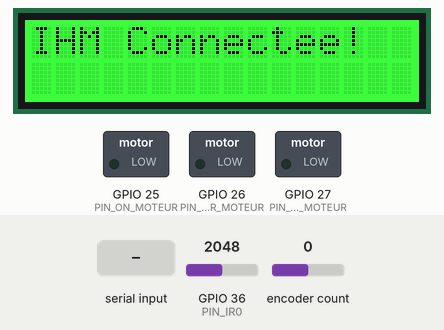
A program run on a simulated ESP32. Parts: 16×2 character LCD, switched loads named in the program (green lamp = pin HIGH). The test bench sets the inputs (shaded band); at power-on: GPIO 36 (PIN_IR0) = 2048, encoder count 0. Nothing arrives over Bluetooth unless stated.

Above: at 1.2 s.
1.3 s: "Y" received over the second serial link
At 1.9 s:
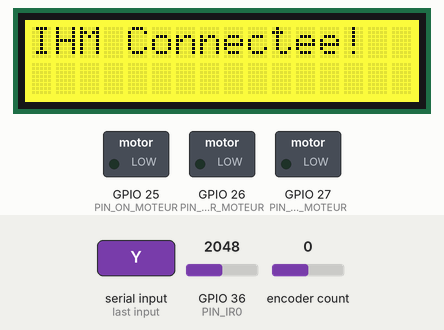
2.8 s: "C90\n" received over the second serial link
At 3.1 s:
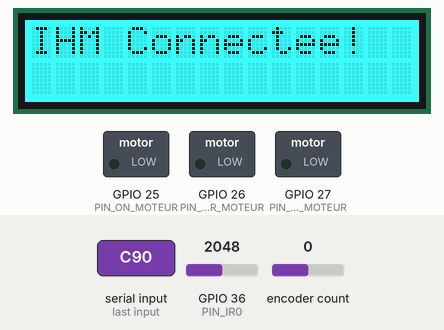
4.3 s: "M90\n" received over the second serial link
At 5.5 s:
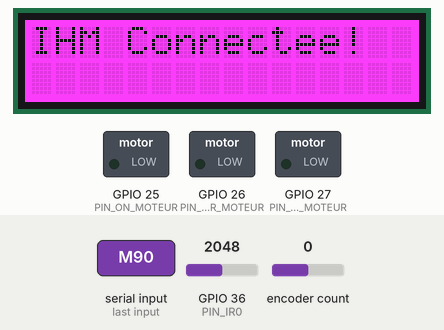
5.8 s: "R90\n" received over the second serial link
At 7.0 s:
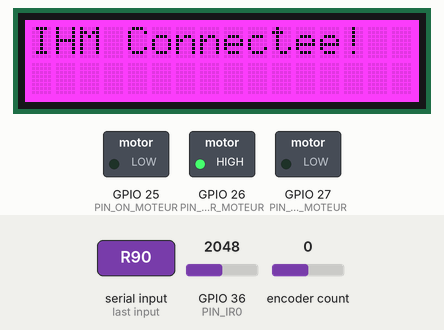
7.3 s: "C,45\n" received over the second serial link
At 7.8 s:
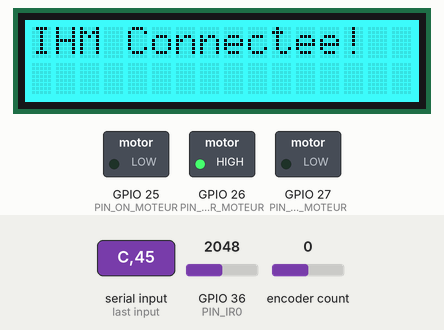
8.8 s: "F90\n" received over the second serial link
At 9.6 s:
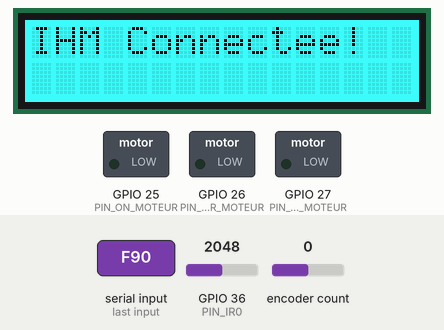
Timing chart, 0 to 11.3 s (numbered marks = the images above; inputs shaded):
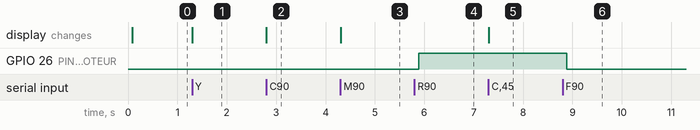

Measured:
- after the input at 1.3 s, the display: changes at once (image 1)
- after the input at 2.8 s, the display: changes at once (image 2)
- after the input at 4.3 s, the display: changes at once (image 3)
- after the input at 5.8 s, GPIO 26 (PIN_DIR_MOTEUR): LOW → HIGH after 0.09 s
- after the input at 7.3 s, the display: changes at once (image 5)
- after the input at 8.8 s, GPIO 26 (PIN_DIR_MOTEUR): HIGH → LOW after 0.09 s

The program:

main.cpp
```cpp
#include <Arduino.h>
#include "BluetoothSerial.h"
#include "rgb_lcd.h"
#include <ESP32Encoder.h>

/* Vérification matérielle de l'activation de la pile Bluetooth */
#if !defined(CONFIG_BT_ENABLED) || !defined(CONFIG_BLUEDROID_ENABLED)
#error Le module Bluetooth n'est pas active dans la configuration systeme !
#endif

// --- Instanciation des objets ---
BluetoothSerial SerialBT; // Interface UART virtuelle via Bluetooth Classic
rgb_lcd lcd;              // Interface I2C pour l'afficheur
ESP32Encoder encoder;     // Gestion matérielle des interruptions du codeur

// --- Définition du mapping matériel (Pinout) ---
const int PIN_ON_MOTEUR  = 25; // Autorisation de puissance du pont en H
const int PIN_DIR_MOTEUR = 26; // Contrôle du sens de rotation
const int PIN_PWM_MOTEUR = 27; // Signal de commande de hachage (Vitesse)
const int PIN_ENC_A      = 19; // Canal A du codeur incrémental
const int PIN_ENC_B      = 23; // Canal B du codeur incrémental
const int PIN_IR0        = 36; // Entrée analogique du capteur infrarouge CNY70

// --- Paramétrage du périphérique PWM matériel (ledc) ---
const int PWM_CHANNEL    = 0;
const int PWM_FREQ       = 25000; // Fréquence de découpage inaudible (25 kHz)
const int PWM_RESOLUTION = 11;    // Résolution 11 bits (dynamique de commande de 0 à 2047)

// --- Variables globales partagées (Volatile pour l'accès inter-tâches RTOS) ---
volatile int consigneVitesse = 0; // Vitesse cible (en impulsions/100ms)
volatile bool sensAvance = true;  // État logique du sens de rotation
volatile bool moteurActif = false;// Autorisation de marche globale
volatile bool resetPID = false;   // Drapeau de synchronisation pour l'inversion de sens

// --- Variables de gestion du temps (Télémétrie) ---
unsigned long dernierEnvoiBT = 0;
const int PERIODE_ENVOI_BT = 200; // Période d'échantillonnage pour l'envoi à l'IHM (200 ms)

/**
 * Tâche FreeRTOS : Régulateur Proportionnel-Intégral (PI)
 * Exécutée de manière asynchrone avec une période stricte pour garantir l'intégration mathématique.
 */
void vTaskAsserv(void *pvParameters) {
    TickType_t xLastWakeTime = xTaskGetTickCount();
    const TickType_t periode = pdMS_TO_TICKS(100); // Période d'échantillonnage Te = 100ms

    long ancienCodeur = 0;
    float erreurSomme = 0.0;     // Mémoire de l'action intégrale
    float consigneFiltree = 0.0; // Variable d'état pour le filtre de la consigne

    // Synthèse du correcteur (valeurs empiriques)
    const float Kp = 10.0; // Gain Proportionnel (réactivité)
    const float Ki = 15.0; // Gain Intégral (annulation de l'erreur statique)

    while (1) {
        // Attente bloquante jusqu'à la prochaine période (garantit le temps réel)
        vTaskDelayUntil(&xLastWakeTime, periode);

        // --- GESTION DES SÉCURITÉS MÉCANIQUES (Inversion de sens) ---
        if (resetPID) {
            ledcWrite(PWM_CHANNEL, 0); // Coupure du PWM
            digitalWrite(PIN_ON_MOTEUR, LOW);
            digitalWrite(PIN_DIR_MOTEUR, sensAvance ? LOW : HIGH);

            erreurSomme = 0.0;       // Purge de la mémoire intégrale pour éviter un à-coup
            consigneFiltree = 0.0;   // Réinitialisation de la rampe
            ancienCodeur = encoder.getCount();

            resetPID = false;
            vTaskDelay(pdMS_TO_TICKS(150)); // Temps mort pour laisser l'inertie mécanique retomber
            continue;
        }

        // 1. Dérivation numérique de la position pour obtenir la vitesse mesurée
        long nouveauCodeur = encoder.getCount();
        long vitesseReelle = abs(nouveauCodeur - ancienCodeur);
        ancienCodeur = nouveauCodeur;

        // 2. Traitement de l'arrêt d'urgence ou de l'état de repos
        if (!moteurActif || consigneVitesse == 0) {
            ledcWrite(PWM_CHANNEL, 0);
            digitalWrite(PIN_ON_MOTEUR, LOW);
            erreurSomme = 0;
            consigneFiltree = 0.0;
            continue;
        }

        // 3. Filtrage de la consigne (Filtre passe-bas du 1er ordre / Rampe)
        // Adoucit les échelons de vitesse brutaux envoyés par le slider de l'IHM
        consigneFiltree = (0.7 * consigneFiltree) + (0.3 * consigneVitesse);

        // 4. Calcul de l'erreur d'asservissement
        float erreur = consigneFiltree - vitesseReelle;
        erreurSomme += erreur;

        // 5. Action Intégrale avec sécurité Anti-Windup
        // Empêche la saturation de l'intégrateur en cas de blocage de l'arbre moteur
        if (erreurSomme > 150) erreurSomme = 150;
        if (erreurSomme < -150) erreurSomme = -150;

        // 6. Loi de commande PI
        float commande = (erreur * Kp) + (erreurSomme * Ki);

        // Saturation matérielle pour le rapport cyclique du PWM (0 à 2047 max)
        if (commande < 0) commande = 0;
        if (commande > 2000) commande = 2000;

        // 7. Application aux actionneurs (Pont en H)
        digitalWrite(PIN_DIR_MOTEUR, sensAvance ? LOW : HIGH);
        digitalWrite(PIN_ON_MOTEUR, HIGH);
        ledcWrite(PWM_CHANNEL, (int)commande);
    }
}

void setup() {
    Serial.begin(115200);

    // Initialisation du bus I2C et de l'écran LCD Grove
    Wire1.setPins(15, 5);
    lcd.begin(16, 2, LCD_5x8DOTS, Wire1);
    lcd.setRGB(0, 0, 255);
    lcd.print("Init. BT...");

    // Configuration des sorties de puissance
    pinMode(PIN_ON_MOTEUR, OUTPUT);
    pinMode(PIN_DIR_MOTEUR, OUTPUT);
    digitalWrite(PIN_ON_MOTEUR, LOW); // Sécurité : moteur coupé au démarrage

    // Attachement du générateur PWM matériel à la broche
    ledcSetup(PWM_CHANNEL, PWM_FREQ, PWM_RESOLUTION);
    ledcAttachPin(PIN_PWM_MOTEUR, PWM_CHANNEL);
    ledcWrite(PWM_CHANNEL, 0);

    // Configuration des entrées capteurs
    pinMode(PIN_IR0, INPUT); // Broche 36 : Input Only
    ESP32Encoder::useInternalWeakPullResistors = UP;
    encoder.attachHalfQuad(PIN_ENC_A, PIN_ENC_B);
    encoder.setCount(0); // Référencement de l'origine de position

    // Initialisation du serveur Bluetooth avec profil SPP
    if (!SerialBT.begin("ESP32_Pupitre_AdamHelal")) {
        Serial.println("Erreur fatale : Initialisation Bluetooth échouée");
        while (1); // Blocage de sécurité
    }

    // Réduction du timeout série à 100ms.
    // Permet à parseInt() de ne pas bloquer la boucle principale trop longtemps
    // tout en laissant le temps de recevoir une trame complète.
    SerialBT.setTimeout(100);

    // Déploiement de la tâche de régulation sur le planificateur de l'ESP32
    // Priorité 1, allocation de 4096 octets de pile
    xTaskCreate(vTaskAsserv, "RegulVitesse", 4096, NULL, 1, NULL);

    // Mise à jour de l'IHM locale
    lcd.setRGB(0, 255, 0);
    lcd.setCursor(0, 0);
    lcd.print("IHM Connectee!  ");
}

void loop() {
    // --- 1. DÉCODAGE DES TRAMES ENTRANTES (Smartphone -> ESP32) ---
    if (SerialBT.available()) {
        char commande = SerialBT.read();

        switch(commande) {
            case '0': moteurActif = false; break;
            case '1': moteurActif = true; break;
            case 'F':
                if (!sensAvance) {
                    sensAvance = true;
                    resetPID = true; // Demande d'inversion sécurisée
                }
                break;
            case 'R':
                if (sensAvance) {
                    sensAvance = false;
                    resetPID = true; // Demande d'inversion sécurisée
                }
                break;
            case 'V': {
                // Extraction de la valeur du slider et mise à l'échelle
                // Conversion de la plage IHM [0-2000] vers la consigne d'impulsions [0-100]
                long valeurSlider = SerialBT.parseInt();
                consigneVitesse = map(valeurSlider, 0, 2000, 0, 100);
                break;
            }
            // Changement de la couleur du rétroéclairage LCD via I2C
            case 'C': lcd.setRGB(0, 255, 255); break;
            case 'M': lcd.setRGB(255, 0, 255); break;
            case 'Y': lcd.setRGB(255, 255, 0); break;
        }
    }

    // --- 2. MULTIPLEXAGE DE LA TÉLÉMÉTRIE (ESP32 -> Smartphone) ---
    // Utilisation de millis() pour un cadencement non-bloquant
    if (millis() - dernierEnvoiBT > PERIODE_ENVOI_BT) {
        dernierEnvoiBT = millis();

        // Acquisition des données capteurs
        long positionBras = encoder.getCount();
        int valeurIR = analogRead(PIN_IR0);

        // Binarisation du signal IR avec un seuil calibré expérimentalement (2000)
        // Repos ambiant mesuré : ~780 | Balle détectée mesurée : 4095
        bool presenceBalle = (valeurIR > 2000);

        // Protocole d'envoi vers l'application "Bluetooth Electronics"
        // Trame Canal 'P' : Mise à jour de la position numérique
        SerialBT.print("*P");
        SerialBT.print(positionBras);
        SerialBT.print("*");

        // Trame Canal 'D' : Modification de la couleur du voyant dynamique
        // Formatage RGB requis par l'application cliente
        if (presenceBalle) {
            SerialBT.print("*DR255G255B0*"); // Présence -> Voyant Jaune
        } else {
            SerialBT.print("*DR50G50B50*");  // Repos -> Voyant Gris
        }
    }

    // Temporisation de la boucle principale
    delay(10);
}
```
